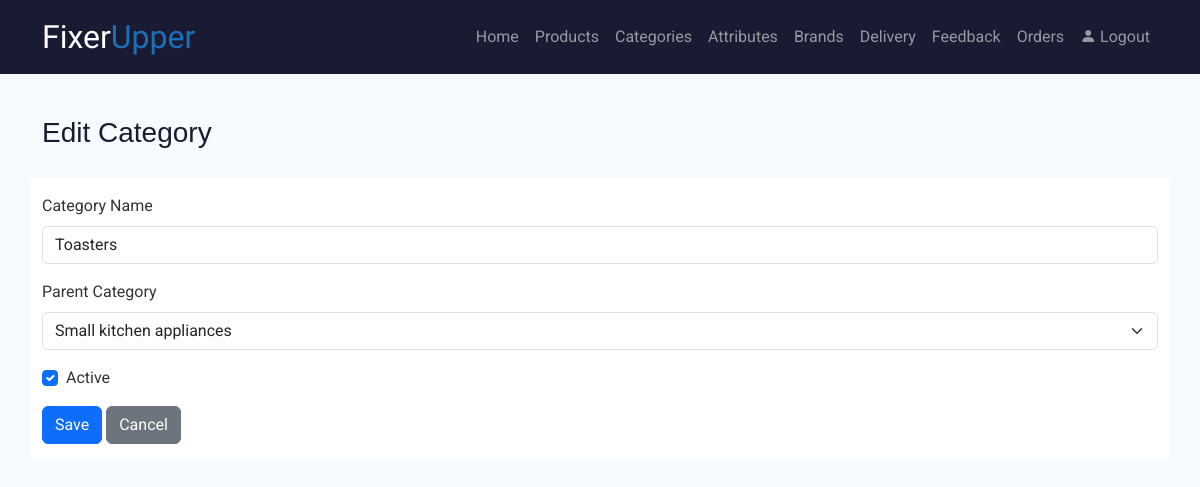
Page /admin/editCategory.php?id=35 (signed in) on the committed database.
### tables this page shows
CREATE TABLE `categories` (
  `id` int(11) NOT NULL,
  `parent` int(11) NOT NULL,
  `category` varchar(255) NOT NULL,
  `active` tinyint(1) NOT NULL DEFAULT 0
);

### admin/editCategory.php (the view, shortened to what this page needs)
<?php
    require_once __DIR__ .'/includes/init.php';
    include('./includes/header.php');
    $categoryID = (int)$_GET['id'];
    $sql = $conn->prepare("SELECT id, category, parent, active FROM categories WHERE id = ?");
    $sql->bind_param("i", $categoryID);
    $sql->execute();
    $result = $sql->get_result();
    $category = $result->fetch_assoc();
    $parents = $conn->query("SELECT id, category FROM categories WHERE id != $categoryID ORDER BY category ASC");
?>
<section id="titleSection" class="pt-3 pb-1">
    <div class="container">
        <div class="d-flex justify-content-between mb-3">
            <h1>Edit Category</h1>
        </div>
    </div>
</section>
<section id="formBody">
    <div class="container text-left pb-3 pt-3"">
        <form method="POST">
            <div class="mb-3">
                <label for="category" class="form-label">Category Name</label>
                <input type="text" id="category" name="category" class="form-control" value="<?= htmlspecialchars($category['category']) ?>" required>
            </div>
            <div class="mb-3">
                <label for="parent" class="form-label">Parent Category</label>
                <select id="parent" name="parent" class="form-select">
                    <?php while ($row = $parents->fetch_assoc()): ?>
                        <option value="<?= $row['id'] ?>" <?= $row['id'] == $category['parent'] ? 'selected' : '' ?>>
                            <?= htmlspecialchars($row['category']) ?>
                        </option>
                    <?php endwhile; ?>
                </select>
            </div>
            <div class="form-check mb-3">
                <input type="checkbox" id="active" name="active" class="form-check-input" <?= $category['active'] ? 'checked' : '' ?>>
                <label for="active" class="form-check-label">Active</label>
            </div>
            <button type="submit" class="btn btn-primary">Save</button>
            <a href="categories.php" class="btn btn-secondary">Cancel</a>
        </form>
    </div>
</section>

### admin/css/style.css (style rules this page uses)
body { font-family: 'Roboto', sans-serif; margin: 0; padding: 0; background: #F5FBFF; color: #333; }
h1 { font-family: 'Montserrat', sans-serif; color: #191b32; font-size: 28px; }
#titleSection { margin-top: 100px; }
#tableBody > .container, #formBody > .container { background-color: #ffffff; }

### rows in the picture
categories: category "Toasters", parent "Small kitchen appliances", active "☑"
